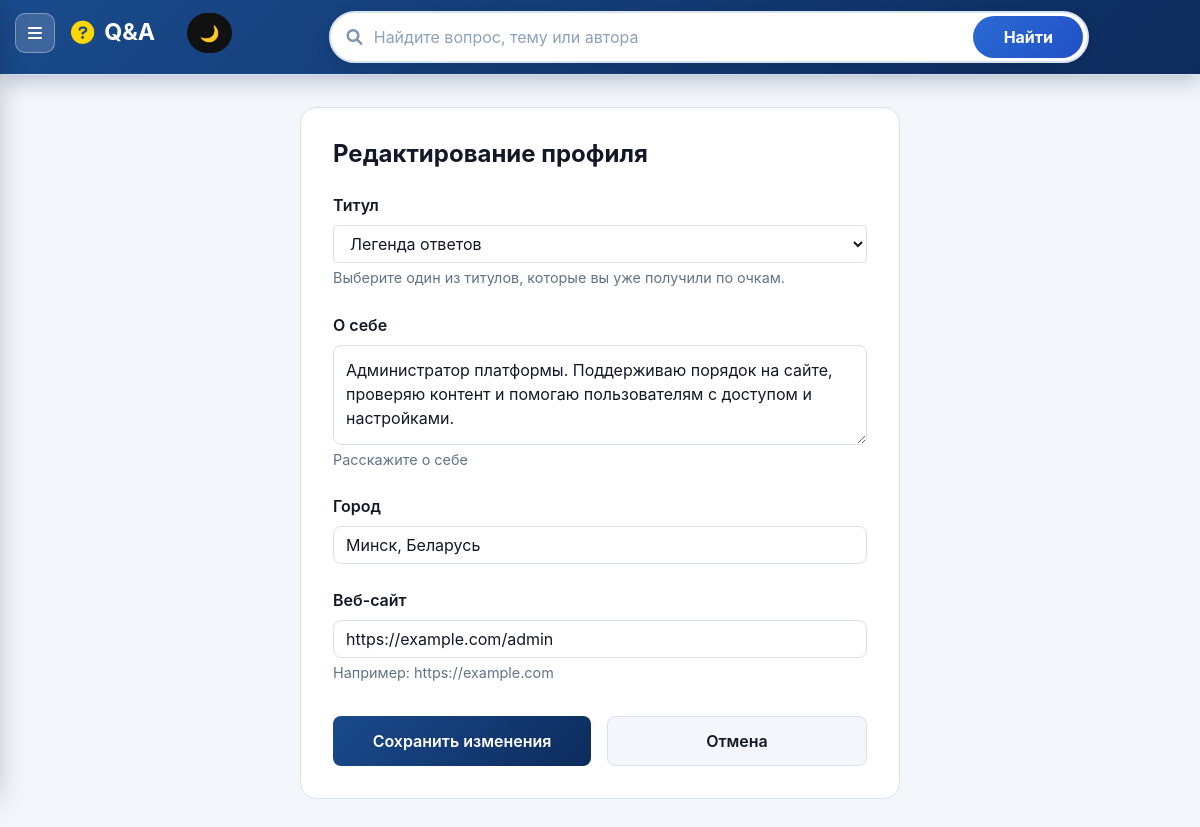
The page /questions/profile/edit/ (signed in) on the database its author committed.
### questions/models.py (models this page shows, shortened)
class Profile(models.Model):
    user = models.OneToOneField(User, on_delete=models.CASCADE)
    bio = models.TextField(blank=True)
    location = models.CharField(max_length=100, blank=True)
    website = models.URLField(blank=True)
    chosen_title = models.CharField(max_length=100, blank=True, null=True, help_text='Выбранный титул из ранее полученных')
    def get_score(self):
        answers = self.user.answers
        answer_count = answers.count()
        accepted_count = answers.filter(question__accepted_answer_id=F('id')).count()
        bad_count = answers.filter(is_bad=True).count()
        score = answer_count + accepted_count * 10 - bad_count * 2
        return max(score, 0)
    def get_title(self):
        if self.chosen_title:
            return self.chosen_title
    @classmethod
    def get_or_create(cls, user):
        return cls.objects.get_or_create(user=user)
    objects = models.Manager()

### questions/views.py (the view)
# urls.py: path('profile/edit/', edit_profile, name='edit_profile'),
@login_required
def edit_profile(request):
    profile, created = Profile.get_or_create(request.user)
    profile_score = profile.get_score()
    thresholds = [
        (0, 'Начинающий'),
        (1, 'Новичок'),
        (10, 'Знаток'),
        (25, 'Эксперт'),
        (50, 'Гуру помощи'),
        (100, 'Легенда ответов'),
    ]
    earned_titles = [t for thr, t in thresholds if profile_score >= thr]
    if request.method == 'POST':
        form = ProfileForm(request.POST, instance=profile)
        if form.is_valid():
            form.save()
            chosen = request.POST.get('chosen_title', '')
            profile.chosen_title = chosen or None
            profile.save(update_fields=['chosen_title'])
            messages.success(request, 'Профиль успешно обновлён')
            return redirect('profile', username=request.user.username)
    else:
        form = ProfileForm(instance=profile)
    score_title = profile.get_title()
    context = {
        'form': form,
        'profile': profile,
        'earned_titles': earned_titles,
        'selected_title': profile.chosen_title or '',
        'profile_score': profile_score,
        'score_title': score_title,
    }
    return render(request, 'questions/edit_profile.html', context)

### questions/forms.py
class ProfileForm(forms.ModelForm):
    class Meta:
        model = Profile
        fields = ['bio', 'location', 'website']
        widgets = {
            'bio': forms.Textarea(attrs={'placeholder': 'О себе...', 'rows': 3, 'class': 'form-control'}),
            'location': forms.TextInput(attrs={'placeholder': 'Ваш город', 'class': 'form-control'}),
            'website': forms.URLInput(attrs={'placeholder': 'https://example.com', 'class': 'form-control'}),
        }

### questions/context_processors.py (called while the page is built)
def search_query(request):
    return {"search_query": request.GET.get("q", "").strip()}

### questions/templates/questions/edit_profile.html (shortened to what this page needs)
{% extends "base.html" %}
{% block content %}
<div class="edit-profile-container">
    <div class="edit-profile-card">
        <h1 class="form-title">Редактирование профиля</h1>
        <form method="POST">
            <div class="form-group">
                <label for="chosen_title">Титул</label>
                <select name="chosen_title" id="chosen_title" class="form-control">
                    {% for t in earned_titles reversed %}
                        <option value="{{ t }}" {% if t == selected_title %}selected{% endif %}>{{ t }}</option>
                    {% endfor %}
                </select>
                <div class="form-help">Выберите один из титулов, которые вы уже получили по очкам.</div>
            </div>
            <div class="form-group">
                <label for="{{ form.bio.id_for_label }}">О себе</label>
                {{ form.bio }}
                <div class="form-help">Расскажите о себе</div>
            </div>
            <div class="form-group">
                <label for="{{ form.location.id_for_label }}">Город</label>
                {{ form.location }}
            </div>
            <div class="form-group">
                <label for="{{ form.website.id_for_label }}">Веб-сайт</label>
                {{ form.website }}
                <div class="form-help">Например: https://example.com</div>
            </div>
            <div class="form-actions">
                <button type="submit" class="btn-save">Сохранить изменения</button>
                <a href="{% url 'profile' request.user.username %}" class="btn-cancel">Отмена</a>
            </div>
        </form>
    </div>
</div>
{% endblock %}

### templates/base.html (style rules this page uses)
:root { --bg: #f3f6fb; --bg-soft: #ffffff; --text: #121826; --card-bg: #ffffff; --card-border: #d8e1ee; --muted: #617387; --muted-light: #8ba0b8; --header-color: #0f172a; --brand: #1a4b8c; --brand-strong: #0d2b5c; --accent: #2a65b7; --theme-btn-bg: #111111; --theme-btn-text: #ffffff; --theme-btn-border: #111111; }
* { margin: 0; padding: 0; box-sizing: border-box; }
body { background: var(--bg); color: var(--text); font-family: -apple-system, BlinkMacSystemFont, 'Segoe UI', Roboto, 'Helvetica Neue', Arial, sans-serif; transition: background-color 0.3s, color 0.3s; }
.form-control, .custom-select, textarea, select { background: var(--bg-soft) !important; color: var(--text) !important; border-color: var(--card-border) !important; }
.form-control::placeholder, textarea::placeholder { color: var(--muted-light) !important; }

### questions/templates/questions/edit_profile.html (style rules this page uses)
.edit-profile-container { max-width: 600px; margin: 2rem auto; }
.edit-profile-card { background: var(--card-bg); border-radius: 16px; padding: 2rem; border: 1px solid var(--card-border); }
.form-title { font-size: 1.5rem; font-weight: 700; margin-bottom: 1.5rem; color: var(--text); }
.form-group { margin-bottom: 1.5rem; }
.form-group label { display: block; font-weight: 600; margin-bottom: 0.5rem; color: var(--text); }
.form-group input, .form-group textarea { width: 100%; padding: 0.75rem; border: 1px solid var(--card-border); border-radius: 8px; background: var(--bg); color: var(--text); font-family: inherit; font-size: 1rem; }
.form-group textarea { resize: vertical; min-height: 100px; }
.form-actions { display: flex; gap: 1rem; margin-top: 2rem; }
.btn-save { flex: 1; padding: 0.75rem 1.5rem; background: linear-gradient(135deg, #1a4b8c, #0d2b5c); color: white; border: none; border-radius: 8px; font-weight: 600; cursor: pointer; transition: transform 0.2s; }
.btn-cancel { flex: 1; padding: 0.75rem 1.5rem; background: var(--bg); color: var(--text); border: 1px solid var(--card-border); border-radius: 8px; font-weight: 600; cursor: pointer; text-decoration: none; display: flex; align-items: center; justify-content: center; transition: background 0.2s; }
.form-help { font-size: 0.9rem; color: var(--muted); margin-top: 0.25rem; }

### rows shown on the page
Profile: chosen_title "Легенда ответов", bio "Администратор платформы. Поддерживаю порядок на сайте, проверяю контент и помогаю пользователям с доступом и настройками.", location "Минск, Беларусь", website "https://example.com/admin"
